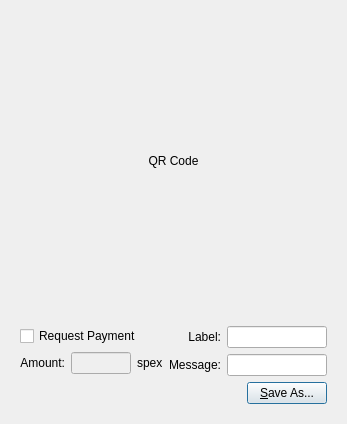
<?xml version="1.0" encoding="UTF-8"?>
<ui version="4.0">
 <class>QRCodeDialog</class>
 <widget class="QDialog" name="QRCodeDialog">
  <property name="geometry">
   <rect>
    <x>0</x>
    <y>0</y>
    <width>320</width>
    <height>404</height>
   </rect>
  </property>
  <property name="windowTitle">
   <string>Dialog</string>
  </property>
  <layout class="QVBoxLayout" name="verticalLayout_3">
   <item>
    <widget class="QLabel" name="lblQRCode">
     <property name="sizePolicy">
      <sizepolicy hsizetype="Expanding" vsizetype="Expanding">
       <horstretch>0</horstretch>
       <verstretch>0</verstretch>
      </sizepolicy>
     </property>
     <property name="minimumSize">
      <size>
       <width>300</width>
       <height>300</height>
      </size>
     </property>
     <property name="text">
      <string>QR Code</string>
     </property>
     <property name="alignment">
      <set>Qt::AlignCenter</set>
     </property>
     <property name="wordWrap">
      <bool>true</bool>
     </property>
    </widget>
   </item>
   <item>
    <widget class="QWidget" name="widget" native="true">
     <layout class="QVBoxLayout" name="verticalLayout_2">
      <item>
       <layout class="QHBoxLayout" name="horizontalLayout_2">
        <item>
         <layout class="QVBoxLayout" name="verticalLayout">
          <item>
           <widget class="QCheckBox" name="chkReqPayment">
            <property name="enabled">
             <bool>true</bool>
            </property>
            <property name="text">
             <string>Request Payment</string>
            </property>
           </widget>
          </item>
          <item>
           <layout class="QHBoxLayout" name="horizontalLayout">
            <item>
             <widget class="QLabel" name="lblAmount">
              <property name="sizePolicy">
               <sizepolicy hsizetype="Preferred" vsizetype="Maximum">
                <horstretch>0</horstretch>
                <verstretch>0</verstretch>
               </sizepolicy>
              </property>
              <property name="text">
               <string>Amount:</string>
              </property>
              <property name="alignment">
               <set>Qt::AlignRight|Qt::AlignTrailing|Qt::AlignVCenter</set>
              </property>
              <property name="buddy">
               <cstring>lnReqAmount</cstring>
              </property>
             </widget>
            </item>
            <item>
             <widget class="QLineEdit" name="lnReqAmount">
              <property name="enabled">
               <bool>false</bool>
              </property>
              <property name="minimumSize">
               <size>
                <width>60</width>
                <height>0</height>
               </size>
              </property>
              <property name="alignment">
               <set>Qt::AlignRight|Qt::AlignTrailing|Qt::AlignVCenter</set>
              </property>
             </widget>
            </item>
            <item>
             <widget class="QLabel" name="lblBTC">
              <property name="sizePolicy">
               <sizepolicy hsizetype="Preferred" vsizetype="Maximum">
                <horstretch>0</horstretch>
                <verstretch>0</verstretch>
               </sizepolicy>
              </property>
              <property name="text">
               <string>spex</string>
              </property>
              <property name="buddy">
               <cstring>lnReqAmount</cstring>
              </property>
             </widget>
            </item>
           </layout>
          </item>
         </layout>
        </item>
        <item>
         <layout class="QGridLayout" name="gridLayout">
          <item row="0" column="0">
           <widget class="QLabel" name="lblLabel">
            <property name="text">
             <string>Label:</string>
            </property>
            <property name="alignment">
             <set>Qt::AlignRight|Qt::AlignTrailing|Qt::AlignVCenter</set>
            </property>
            <property name="buddy">
             <cstring>lnLabel</cstring>
            </property>
           </widget>
          </item>
          <item row="0" column="1">
           <widget class="QLineEdit" name="lnLabel">
            <property name="minimumSize">
             <size>
              <width>100</width>
              <height>0</height>
             </size>
            </property>
           </widget>
          </item>
          <item row="1" column="0">
           <widget class="QLabel" name="lblMessage">
            <property name="text">
             <string>Message:</string>
            </property>
            <property name="alignment">
             <set>Qt::AlignRight|Qt::AlignTrailing|Qt::AlignVCenter</set>
            </property>
            <property name="buddy">
             <cstring>lnMessage</cstring>
            </property>
           </widget>
          </item>
          <item row="1" column="1">
           <widget class="QLineEdit" name="lnMessage">
            <property name="minimumSize">
             <size>
              <width>100</width>
              <height>0</height>
             </size>
            </property>
           </widget>
          </item>
         </layout>
        </item>
       </layout>
      </item>
      <item>
       <layout class="QHBoxLayout" name="horizontalLayout_3">
        <item>
         <spacer name="horizontalSpacer">
          <property name="orientation">
           <enum>Qt::Horizontal</enum>
          </property>
          <property name="sizeHint" stdset="0">
           <size>
            <width>40</width>
            <height>20</height>
           </size>
          </property>
         </spacer>
        </item>
        <item>
         <widget class="QPushButton" name="btnSaveAs">
          <property name="text">
           <string>&amp;Save As...</string>
          </property>
         </widget>
        </item>
       </layout>
      </item>
     </layout>
    </widget>
   </item>
  </layout>
 </widget>
 <resources/>
 <connections>
  <connection>
   <sender>chkReqPayment</sender>
   <signal>clicked(bool)</signal>
   <receiver>lnReqAmount</receiver>
   <slot>setEnabled(bool)</slot>
   <hints>
    <hint type="sourcelabel">
     <x>92</x>
     <y>285</y>
    </hint>
    <hint type="destinationlabel">
     <x>98</x>
     <y>311</y>
    </hint>
   </hints>
  </connection>
 </connections>
</ui>
